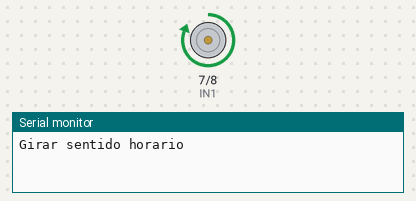
This sketch was run on a simulated Arduino Uno, built with avr-gcc and run on an emulated ATmega328P. Parts: motor-driver pin pairs drawn as motors (green arrow = first pin HIGH = forward, orange = second pin HIGH = backward, longer = more drive), the last lines printed to the serial monitor.

Above: at 2.5 s.
At 9.5 s:
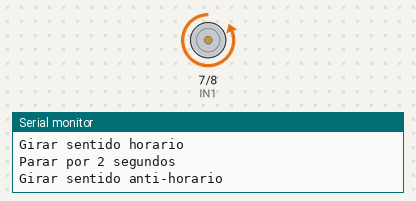
At 13.0 s:
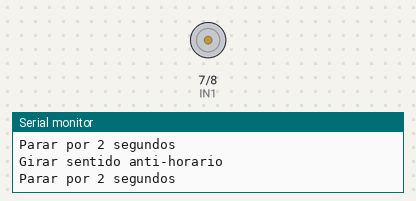
Timing chart, 0 to 18.2 s (numbered marks = the images above):
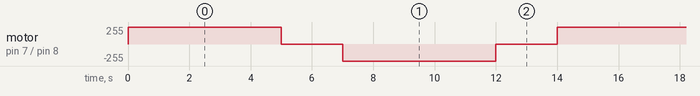

Measured:
- by itself, motor on pin 7 (IN1) / pin 8 (IN2): repeats every 14.0 s: stopped 2.0 s, backward 255/255 5.0 s, stopped 2.0 s, forward 255/255 5.0 s

The sketch:

PonteH.ino
```cpp
/*
 * Controlar motor com Drive Ponte H
 *
 * MOTOR          IN1/IN3    IN2/IN4
 * ---------------------------------
 * HORARIO          HIGH       LOW
 * ANTI HORARIO     LOW        HIGH
 * PONTO MORTO      LOW        LOW
 * FREIO            HIGH       HIGH
 *
 * Ivan S. Vargas - contato@is5.com.br
 */

//pinos que controlam Motor A
int IN1 = 7;
int IN2 = 8;

void setup() {
  // configura pinos
  pinMode(IN1, OUTPUT);
  pinMode(IN2, OUTPUT);
  Serial.begin(9600);
}

void loop() {
  Serial.println("Girar sentido horario");
  // gira o motor A no sentido horario por 5 segundos
  digitalWrite(IN1, HIGH);
  digitalWrite(IN2, LOW);
  delay(5000);

  Serial.println("Parar por 2 segundos");
  // para por 2 segundos
  digitalWrite(IN1, LOW);
  digitalWrite(IN2, LOW);
  delay(2000);

  Serial.println("Girar sentido anti-horario");
  // gira o motor A no sentido antihorario por 5 segundos
  digitalWrite(IN1, LOW);
  digitalWrite(IN2, HIGH);
  delay(5000);

  Serial.println("Parar por 2 segundos");
  // para por 2 segundos
  digitalWrite(IN1, LOW);
  digitalWrite(IN2, LOW);
  delay(2000);
}
```
